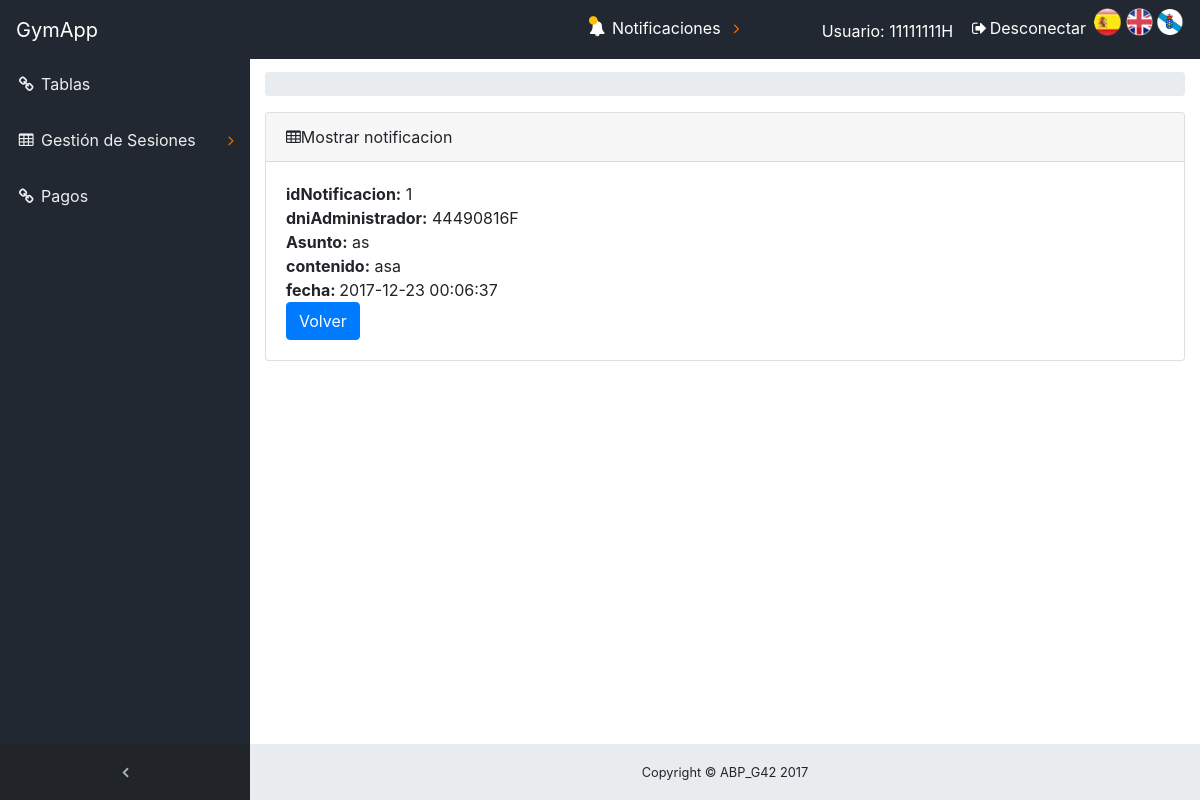
The page /ABP/index.php?controller=Notificacion&action=NotificacionView&idNotificacion=1 (signed in) on the database its author committed.
### tables this page shows
CREATE TABLE `notificacion` (
  `idNotificacion` bigint(20) NOT NULL,
  `dniAdministrador` varchar(10) NOT NULL,
  `Asunto` varchar(50) NOT NULL,
  `contenido` text,
  `fecha` datetime NOT NULL
);

### ABP/core/ViewManager.php (called while the page is built, shortened)
<?php
class ViewManager {
	private $variables = array();
	public function setVariable($varname, $value, $flash=false) {
		$this->variables[$varname] = $value;
	}
	public function getVariable($varname, $default=NULL) {
		if (!isset($this->variables[$varname])) {
			return $default;
		}
		return $this->variables[$varname];
	}
	public function render($controller, $viewname) {
		include(__DIR__ . "/../view/$controller/$viewname.php");
	}
	private static $viewmanager_singleton = NULL;
	public static function getInstance() {
		if (self::$viewmanager_singleton == null) {
			self::$viewmanager_singleton = new ViewManager();
		}
		return self::$viewmanager_singleton;
	}
}

### ABP/controller/NotificacionController.php (called while the page is built, shortened)
<?php
require_once(__DIR__."/../core/ViewManager.php");
require_once(__DIR__ . "/../model/NotificacionMapper.php");
require_once(__DIR__ . "/../model/Notificacion.php");
class NotificacionController extends BaseController
{
    private $notificacionMapper;
    private $permisos;
    public function __construct()
    {
        $this->notificacionMapper = new NotificacionMapper();
        $this->permisos= new Permisos();
    }
    public function NotificacionView()
    {
        $idNotificacion = $_GET["idNotificacion"];
        $tipoUsuario = $this->permisos->comprobarTipo();
        $notificacion = $this->notificacionMapper->findById($idNotificacion);
        $this->view->setVariable("notificacion", $notificacion);
        $this->view->setVariable("tipoUsuario", $tipoUsuario);
        $this->notificacionMapper->visto($notificacion->getIdNotificacion(),$_SESSION['currentuser']);
        $this->view->render("notificacion", "notificacionSHOWCURRENT");
    }
}
?>

### ABP/index.php (called while the page is built, shortened)
<?php
function run() {
	try {
		$controller = loadController($_GET["controller"]);
		$actionName = $_GET["action"];
		$controller->$actionName();
	} catch(Exception $ex) {
		die("An exception occured!!!!!".$ex->getMessage());
	}
}
function loadController($controllerName) {
	return new $controllerClassName();
}
run();
?>

### ABP/view/messages/messages_es.php (called while the page is built)
<?php
    $i18n_messages = array(
    	'Nombre'=> 'Nombre',
    	'Asunto' => 'Asunto',
    	'contenido' => 'contenido',
    	'nombre' => 'nombre',
    	'El atributo '=>'El atributo ',
    	' no puede ser vacío' => ' no puede ser vacío',
    	'Longitud incorrecta. El atributo ' => 'Longitud incorrecta. El atributo ',
    	' debe tener una longitud máxima de '=>' debe tener una longitud máxima de ',
    	' y tiene '=>' y tiene ',
    	'El atributo no sigue el formato correcto. Pruebe example@example.com' => 'El atributo no sigue el formato correcto. Pruebe example@example.com',
    	' contiene caracteres no alfabéticos'=>' contiene caracteres no alfabéticos',
    	' no esta comprendido en ['=>' no esta comprendido en [',
    	' no puede tener mas de ' => ' no puede tener mas de ',
    	'decimales'=>'decimales',
    	' no tiene 8 números seguidos de una letra: FORMATO INCORRECTO!!!'=>' no tiene 8 números seguidos de una letra: FORMATO INCORRECTO!!!',
    	'La letra del DNI no es correcta'=>'La letra del DNI no es correcta',
    	' no tiene un formato válido de telefeno.'=>' no tiene un formato válido de telefeno.',
    	' debe estar compuesto únicamente por digitos.'=>' debe estar compuesto únicamente por digitos.',
        'precio' => 'precio',
        ': activar para ordenar columna ascendentemente'=>': activar para ordenar columna ascendentemente',
        ': activar para ordenar columna descendentemente'=>': activar para ordenar columna descendentemente',
        'Primero' => 'Primero',
        'Último'=>'Último',
        'Siguiente'=>'Siguiente',
        'Anterior'=>'Anterior',
        'Tabla sin datos'=>'Tabla sin datos',
        'Mostrando _START_ a _END_ de _TOTAL_ elementos'=>'Mostrando _START_ a _END_ de _TOTAL_ elementos',
        'Mostrando 0 a 0 de 0 elementos'=>'Mostrando 0 a 0 de 0 elementos',
        '(filtrados de _MAX_ elementos totales)'=>'(filtrados de _MAX_ elementos totales)',
        'Mostrar _MENU_ elementos'=>'Mostrar _MENU_ elementos',
        'Cargando...'=>'Cargando...',
        'Procesando...'=>'Procesando...',
        'Buscar:'=>'Buscar:',
        'No se encontró nada'=>'No se encontró nada',
        'dni' => 'dni',
        'contraseña' => 'contraseña'
    );
?>

### ABP/core/I18n.php (called while the page is built, shortened)
<?php
class I18n {
	private $messages;
	public function setLanguage($language) {
		$this->messages = $i18n_messages;
	}
	public function i18n($key) {
		if (isset($this->messages[$key])){
			return $this->messages[$key];
		}else{
			return $key;
		}
	}
	private static $i18n_singleton = null;
	public static function getInstance() {
		if (self::$i18n_singleton == NULL) {
			self::$i18n_singleton = new I18n();
		}
		return self::$i18n_singleton;
	}
}
function i18n($key) {
	return I18n::getInstance()->i18n($key);
}

### ABP/model/Notificacion.php (called while the page is built, shortened)
<?php
class Notificacion
{
    private $idNotificacion;
    private $dniAdministrador;
    private $Asunto;
    private $contenido;
    private $fecha;
    function __construct($idNotificacion = NULL, $dniAdministrador = NULL,$Asunto = NULL,$contenido = NULL,$fecha = NULL)
    {
        $this->idNotificacion = $idNotificacion;
        $this->dniAdministrador = $dniAdministrador;
        $this->Asunto = $Asunto;
        $this->contenido = $contenido;
        $this->fecha = $fecha;
    }
    public function getIdNotificacion()
    {
        return $this->idNotificacion;
    }
    public function getDniAdministrador()
    {
        return $this->dniAdministrador;
    }
    public function getAsunto()
    {
        return $this->Asunto;
    }
    public function getContenido()
    {
        return $this->contenido;
    }
    public function getFecha()
    {
        return $this->fecha;
    }
}
?>

### ABP/model/NotificacionMapper.php (called while the page is built, shortened)
<?php
require_once(__DIR__."/../core/Access_DB.php");
require_once(__DIR__."/Notificacion.php");
Class NotificacionMapper
{
    protected $db;
    public function __construct()
    {
        $this->db=PDOConnection::getInstance();
    }
    public function findById($idNotificacion)
    {
        $stmt = $this->db->prepare("SELECT * FROM notificacion WHERE idNotificacion=?");
        $stmt->execute(array($idNotificacion));
        $notificacion = $stmt->fetch(PDO::FETCH_ASSOC);
        if($notificacion != null)
        {
            return new Notificacion($notificacion["idNotificacion"],$notificacion["dniAdministrador"],$notificacion["Asunto"],$notificacion["contenido"],$notificacion["fecha"]);
        }else
        {
            return NULL;
        }
    }
}
?>

### ABP/core/Access_DB.php (called while the page is built, shortened)
<?php
class PDOConnection {
	private static $db_singleton = null;
	public static function getInstance() {
		if (self::$db_singleton == null) {
			self::$db_singleton = new PDO(
			"mysql:host=".HOST.";dbname=".DB.";charset=utf8",
			USER,
			PASS,
			array(
				PDO::ATTR_EMULATE_PREPARES => false,
				PDO::ATTR_ERRMODE => PDO::ERRMODE_EXCEPTION)
			);
		}
		return self::$db_singleton;
	}
}
?>

### ABP/View/notificacion/notificacionSHOWCURRENT.php (the view, shortened to what this page needs)
<?php
require_once(__DIR__."/../../core/ViewManager.php");
    $view = ViewManager::getInstance();
    $notificacion = $view->getVariable("notificacion");
?>
<div class="content-wrapper">
    <div class="container-fluid">
        <ol class="breadcrumb">
        </ol>
        <div class="card mb-3">
            <div class="card-header">
                <i class="fa fa-table"></i><?= i18n("Mostrar notificacion") ?>
            </div>
            <div class="card-body">
                <b><?= i18n("idNotificacion") ?>:</b> <?php echo $notificacion->getIdNotificacion(); ?><br>
                <b><?= i18n("dniAdministrador") ?>:</b> <?php echo $notificacion->getDniAdministrador(); ?><br>
                <b><?= i18n("Asunto") ?>:</b> <?php echo $notificacion->getAsunto(); ?><br>
                <b><?= i18n("contenido") ?>:</b> <?php echo $notificacion->getContenido(); ?><br>
                <b><?= i18n("fecha") ?>: </b> <?php echo $notificacion->getFecha(); ?><br>
                <button type="button" onclick="window.location.href='./index.php?controller=Notificacion&amp;action=NotificacionListar'" class="btn btn-primary">Volver</button>
            </div>
        </div>
    </div>
</div>

### ABP/view/css/sb-admin.css (style rules this page uses)
html { position: relative; min-height: 100%; }
body { overflow-x: hidden; }
body.sticky-footer { margin-bottom: 56px; }
body.sticky-footer .content-wrapper { min-height: calc(100vh - 56px - 56px); }
body.fixed-nav { padding-top: 56px; }
.content-wrapper { min-height: calc(100vh - 56px); padding-top: 1rem; }
.content-wrapper { overflow-x: hidden; background: white; }
@media (min-width: 992px) { .content-wrapper { margin-left: 250px; } }

### rows shown on the page
notificacion: idNotificacion "1", dniAdministrador "44490816F", Asunto "as", contenido "asa", fecha "2017-12-23 00:06:37"

### other values the page prints
i18n("GymApp") "GymApp"
i18n("Tablas") "Tablas"
i18n("Gestión de Sesiones") "Gestión de Sesiones"
i18n("Pagos") "Pagos"
i18n("Notificaciones") "Notificaciones"
i18n("Usuario") "Usuario"
$_SESSION['currentuser'] "11111111H"
i18n("Desconectar") "Desconectar"
i18n("Mostrar notificacion") "Mostrar notificacion"
i18n("idNotificacion") "idNotificacion"
i18n("dniAdministrador") "dniAdministrador"
i18n("Asunto") "Asunto"
i18n("contenido") "contenido"
i18n("fecha") "fecha"
